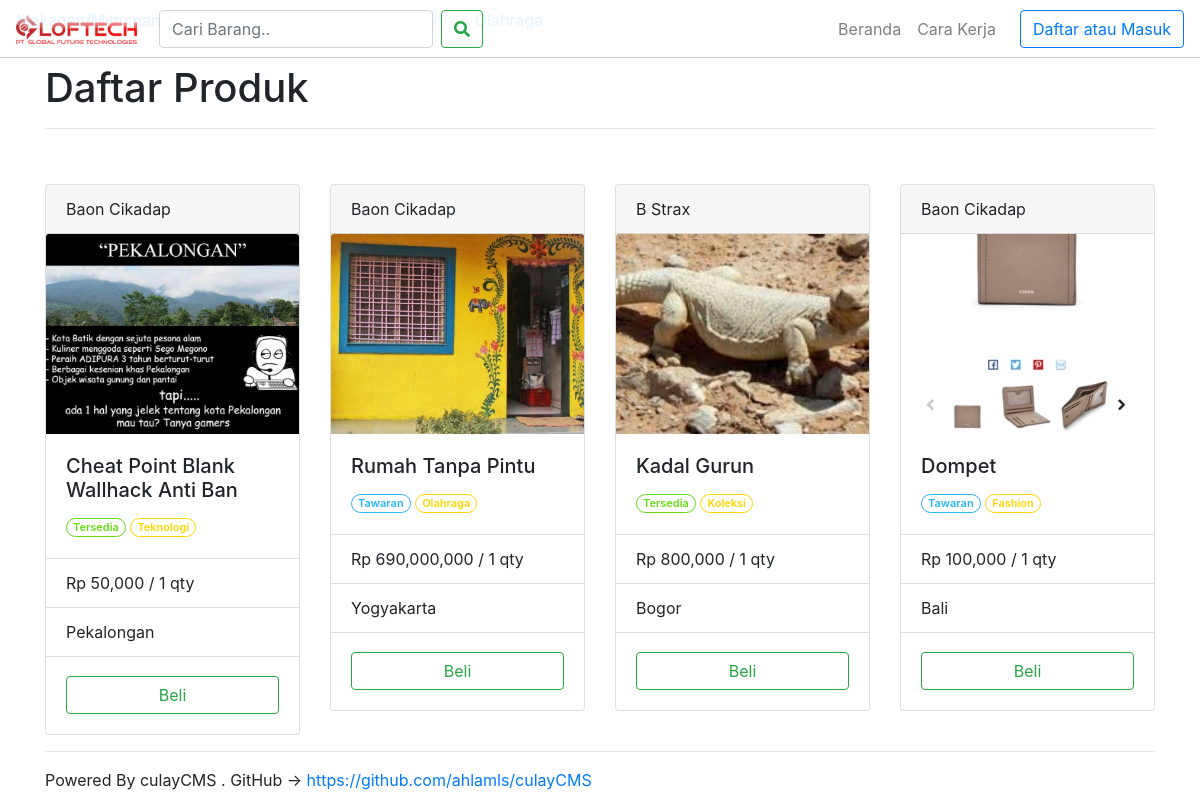
/produklist.php, run on the app's committed database.
### tables this page shows
CREATE TABLE `produk` (
  `id` int(11) NOT NULL,
  `judul` text NOT NULL,
  `desk` text NOT NULL,
  `harga` int(11) NOT NULL,
  `type` int(11) NOT NULL,
  `qty` int(11) NOT NULL,
  `gambar` text NOT NULL,
  `kota_id` int(11) NOT NULL,
  `kat_id` int(11) NOT NULL,
  `user_id` int(11) NOT NULL
);

CREATE TABLE `user` (
  `id` int(11) NOT NULL,
  `username` text NOT NULL,
  `name` text NOT NULL,
  `email` text NOT NULL,
  `password` text NOT NULL,
  `saldo` int(11) NOT NULL
);

CREATE TABLE `kategori` (
  `id` int(11) NOT NULL,
  `nama` text NOT NULL
);

CREATE TABLE `kota` (
  `id` int(11) NOT NULL,
  `nama` text NOT NULL,
  `gambar` text NOT NULL
);

### produklist.php (the view, shortened to what this page needs)
<?php
require_once "modular/header.php";
if (!isset($_GET['kat']) AND !isset($_GET['kota']) AND !isset($_GET['search']) AND !isset($_GET['user'])) {
  $title = "Daftar Produk";
  $query = "";
} else if (isset($_GET['kat'])){
  $kat = eskep($_GET['kat']);
    $query = "WHERE `kat_id` = $kat";
    $sql = "SELECT nama FROM kategori WHERE `id` = '$kat'";
$result = $conn->query($sql);
if ($result->num_rows > 0) {
    while($row = $result->fetch_assoc()) {
        $title = $row['nama'];
    }
} else {
  die("Invalid Kategori");
}
} else if (isset($_GET['kota'])){
  $kota = eskep($_GET['kota']);
    $query = "WHERE `kota_id` = $kota";
    $sql = "SELECT nama FROM kota WHERE `id` = '$kota'";
$result = $conn->query($sql);
if ($result->num_rows > 0) {
    while($row = $result->fetch_assoc()) {
        $title = $row['nama'];
    }
} else {
  die("Invalid Kota");
}
} else if (isset($_GET['search'])) {
  $search = eskep(htmlentities($_GET['search']));
    $title="Hasil Pencarian : " . $search;
    $query = "WHERE `judul` LIKE '%$search%'";
} else if (isset($_GET['user'])) {
  $search = eskep(htmlentities($_GET['user']));
    $query = "WHERE `user_id` = '$search'";
    $sql = "SELECT name FROM user WHERE `id` = '$search'";
$result = $conn->query($sql);
if ($result->num_rows > 0) {
    while($row = $result->fetch_assoc()) {
          $title="User : " . $row['name'];
    }
} else {
  die("Invalid User");
}
}
$sql = "SELECT * FROM produk $query ORDER BY `id` DESC ";
$result = $conn->query($sql);
if ($result->num_rows > 0) {
    while($row = $result->fetch_assoc()) {
      $gambar = $row['gambar'];
      $judul = $row['judul'];
      $harga = number_format($row['harga']);
      $qty = $row['qty'];
      $kategori_id = $row['kat_id'];
      $user_id = $row['user_id'];
      $kota_id = $row['kota_id'];
      $sqlx = "SELECT nama FROM kategori WHERE `id` = $kategori_id";
$resultx = $conn->query($sqlx);
if ($resultx->num_rows > 0) {
    while($rowx = $resultx->fetch_assoc()) {
        $kategori = $rowx['nama'];
    }
} else {
  $kategori = "Tidak Diketahui";
}
$sqlx = "SELECT nama FROM kota WHERE `id` = $kota_id";
$resultx = $conn->query($sqlx);
if ($resultx->num_rows > 0) {
while($rowx = $resultx->fetch_assoc()) {
  $kota = $rowx['nama'];
}
} else {
$kota = "Tidak Diketahui";
}
$sqlx = "SELECT name FROM user WHERE `id` = $user_id";
$resultx = $conn->query($sqlx);
if ($resultx->num_rows > 0) {
while($rowx = $resultx->fetch_assoc()) {
  $user= $rowx['name'];
}
} else {
$user = "Tidak Diketahui" ;
}
      if ($row['type'] == 0) {
        $badge = "<span class='badge badge-outlined badge-success'>Tersedia</span>";
      } else {
        $badge = "<span class='badge badge-outlined badge-info'>Tawaran</span>";
      }
      $aidi = $row['id'];
$produklist .= "<div class='col-xs-12 col-md-3 pcard'>
<br>
  <div class='card' style='width: 100%;'>
  <div class='card-header'>
   $user
 </div>
    <img src='$gambar' class=' crop11 card-img-top' alt='$judul'>
    <div class='card-body'>
      <h5 class='card-title'>$judul</h5>
      $badge <span class='badge badge-outlined badge-warning'>$kategori</span>
    </div>
    <ul class='list-group list-group-flush'>
      <li class='list-group-item'>Rp $harga / $qty qty</li>
      <li class='list-group-item'>$kota</li>
    </ul>
    <div class='card-body'>
      <a href='produk.php?id=$aidi' ><button type='button ' class='btn btn-outline-success w-100'>Beli</button></a>
    </div>
  </div>
</div>";
      }
} else {
    $produklist = "Tidak ada produk yang bisa ditampilkan";
}
?>
<body class="bg-light">
<?php require_once "modular/navbar.php"?>
<main role="main" class="container">
<br>
  <h1 class="d-none d-lg-block d-md-block"><?php echo $title ?></h1>
  <hr>
  <div class="row">
<?php echo $produklist;?>
  </div>
<hr>
Powered By culayCMS . GitHub -> <a href="https://github.com/ahlamls/culayCMS">https://github.com/ahlamls/culayCMS</a>
</main>
<?php
require_once "modular/footer.php" ?>

### assets/css/style.css (style rules this page uses)
.crop11 { object-fit: cover; width: 100%; height: 200px; }
.pcard { padding-top:15px !important; }
.bg-light { background-color:#FFFFFF !important; }
.badge { display: inline-block; font-size: 11px; font-weight: 600; padding: 3px 6px; border: 1px solid transparent; min-width: 10px; line-height: 1; color: #fff; text-align: center; white-space: nowrap; vertical-align: middle; border-radius: 99999px }
.badge.badge-success { background-color: #64DD17 }
.badge.badge-warning { background-color: #FFD600 }
.badge.badge-info { background-color: #29B6F6 }
.badge.badge-outlined { background-color: transparent }
.badge.badge-outlined.badge-success { border-color: #64DD17; color: #64DD17 }
.badge.badge-outlined.badge-warning { border-color: #FFD600; color: #FFD600 }
.badge.badge-outlined.badge-info { border-color: #29B6F6; color: #29B6F6 }

### data on the page
produk: user.name "Baon Cikadap", gambar (picture), judul "Cheat Point Blank Wallhack Anti Ban", type "Tersedia", kategori.nama "Teknologi", harga "50,000", qty "1", kota.nama "Pekalongan"
produk: user.name "Baon Cikadap", gambar (picture), judul "Rumah Tanpa Pintu", type "Tawaran", kategori.nama "Olahraga", harga "690,000,000", qty "1", kota.nama "Yogyakarta"
produk: user.name "B Strax", gambar (picture), judul "Kadal Gurun", type "Tersedia", kategori.nama "Koleksi", harga "800,000", qty "1", kota.nama "Bogor"
produk: user.name "Baon Cikadap", gambar (picture), judul "Dompet", type "Tawaran", kategori.nama "Fashion", harga "100,000", qty "1", kota.nama "Bali"

### other printed values
$title "Daftar Produk"
